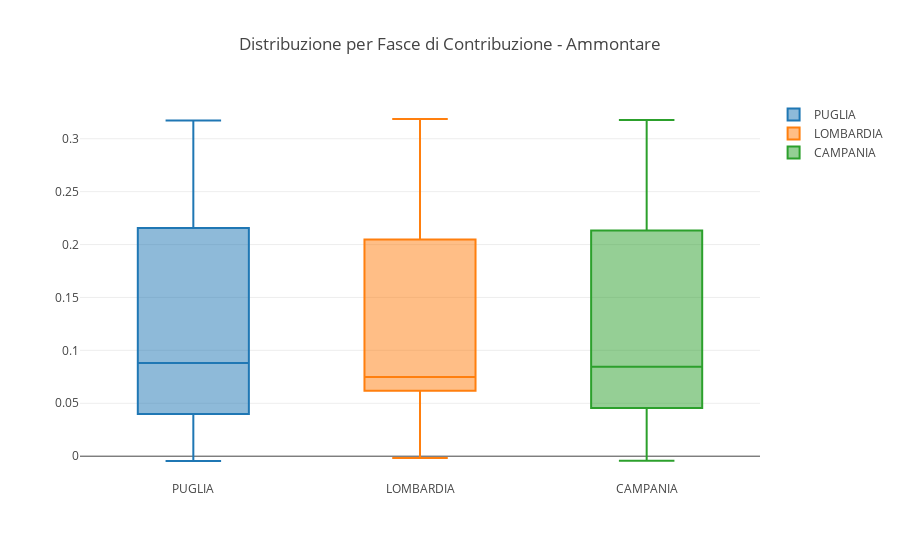

The code cell stored with this chart in its notebook:
### Markdown cell above
#### Box Plot

### Code cell
line_data = []
for c in trasposta:
    data = trasposta[c].values
    line_data.append(
        go.Box(y=data, name=c)
    )

layout = go.Layout(
    title='Distribuzione per Fasce di Contribuzione - Ammontare'
)
    
fig = go.Figure(layout=layout, data=line_data)
py.iplot(fig)

fig_path = 'imgs/percentuale_contribuenti_reddito_box.png'
py_on.image.save_as(fig, filename=fig_path)
x = Image(fig_path)
display(x)

### Figure 1 — Plotly figure (JSON) as saved in the notebook; plotly's stock layout.template omitted (floating-point values rounded to 4 significant figures)
{"data": [{"name": "PUGLIA", "type": "box", "y": [-0.004537, 0.1266, 0.134, 0.3172, 0.2973, 0.04499, 0.04975, 0.03478]}, {"name": "LOMBARDIA", "type": "box", "y": [-0.001618, 0.05224, 0.07428, 0.3027, 0.3186, 0.07142, 0.07553, 0.1068]}, {"name": "CAMPANIA", "type": "box", "y": [-0.004377, 0.1222, 0.1122, 0.3042, 0.3176, 0.05084, 0.05699, 0.04042]}], "layout": {"title": "Distribuzione per Fasce di Contribuzione - Ammontare"}}
